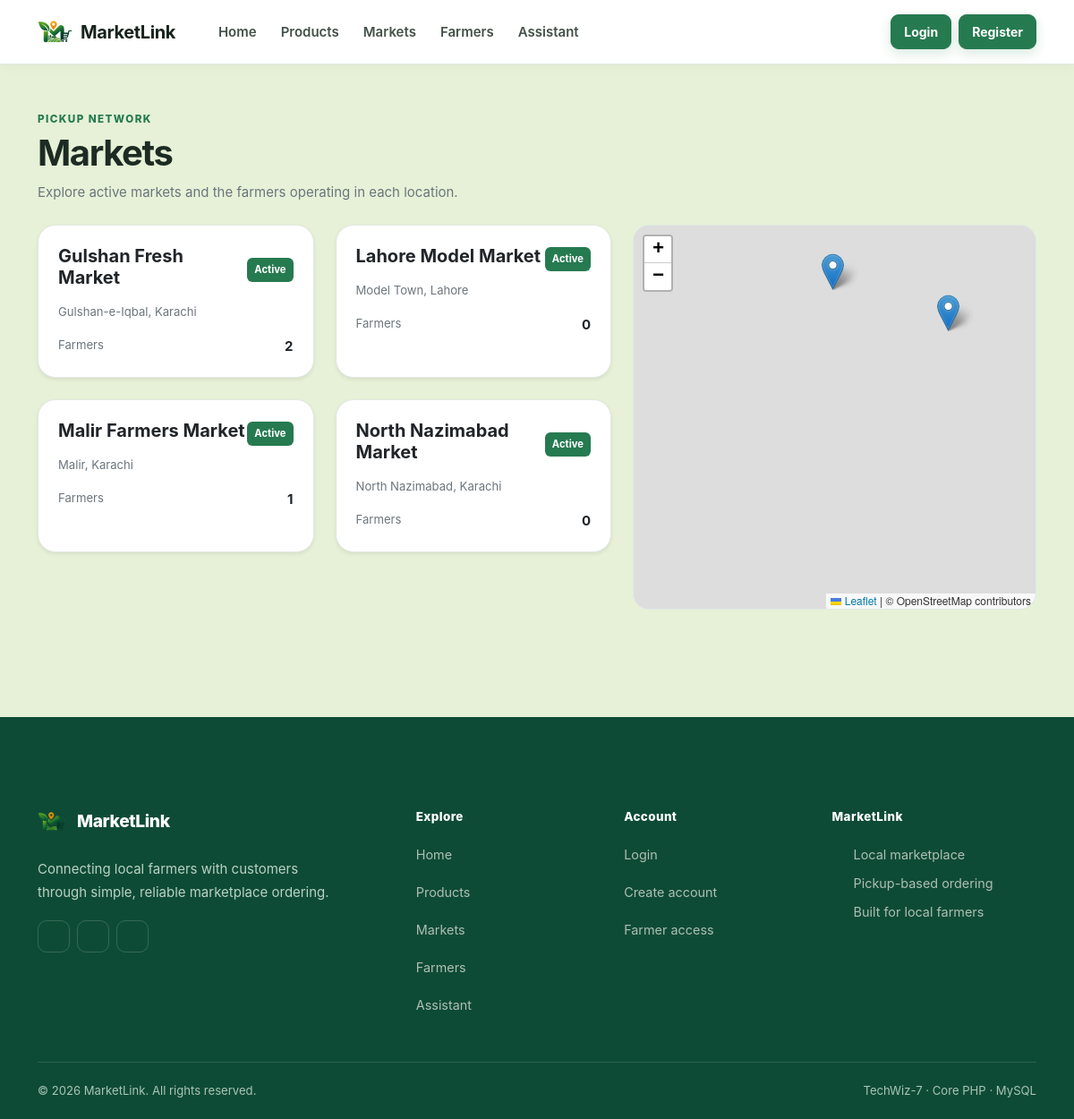
Screenshot of /markets with the database file from the repository.
### tables this page shows
CREATE TABLE `markets` (
  `id` int(10) UNSIGNED NOT NULL,
  `name` varchar(120) NOT NULL,
  `address` varchar(255) NOT NULL,
  `latitude` decimal(10,7) NOT NULL,
  `longitude` decimal(10,7) NOT NULL,
  `status` enum('active','inactive') NOT NULL DEFAULT 'active',
  `created_at` timestamp NOT NULL DEFAULT current_timestamp()
);

### app/Controllers/PublicController.php (called while the page is built, shortened)
<?php
class PublicController
{
    public function markets(): void
    {
        $markets = db()->query("SELECT m.*, COUNT(DISTINCT u.id) farmer_count FROM markets m LEFT JOIN users u ON u.market_id=m.id AND u.role='farmer' AND u.approval_status='approved' WHERE m.status='active' GROUP BY m.id ORDER BY m.name")->fetchAll();
        require __DIR__ . '/../Views/layouts/header.php';
        require __DIR__ . '/../Views/public/markets.php';
        require __DIR__ . '/../Views/layouts/footer.php';
    }
}

### index.php (called while the page is built, shortened)
<?php
require_once __DIR__ . '/app/Support/Router.php';
$router = new \App\Support\Router(require __DIR__ . '/routes/web.php');
$router->dispatch($_SERVER['REQUEST_METHOD'] ?? 'GET', $_SERVER['REQUEST_URI'] ?? '/');

### app/Support/db.php (called while the page is built, shortened)
<?php
function db(): PDO {
    static $pdo = null;
    if ($pdo === null) {
        $dsn = 'mysql:host=' . DB_HOST . ';dbname=' . DB_NAME . ';charset=utf8mb4';
        $pdo = new PDO($dsn, DB_USER, DB_PASS, [PDO::ATTR_ERRMODE=>PDO::ERRMODE_EXCEPTION, PDO::ATTR_DEFAULT_FETCH_MODE=>PDO::FETCH_ASSOC, PDO::ATTR_EMULATE_PREPARES=>false]);
    }
    return $pdo;
}

### app/Views/public/markets.php (the view, shortened to what this page needs)
<div class="container py-5">
    <div class="mb-4"><span class="eyebrow">Pickup network</span>
        <h1 class="fw-bold">Markets</h1>
        <p class="text-secondary">Explore active markets and the farmers operating in each location.</p>
    </div>
    <div class="row g-4">
        <div class="col-lg-7">
            <div class="row g-4"><?php foreach ($markets as $m): ?><div class="col-md-6">
                        <div class="card h-100 border-0 shadow-sm">
                            <div class="card-body">
                                <div class="d-flex justify-content-between align-items-center">
                                    <h5 class="fw-bold"><?= e($m['name']) ?></h5><span class="badge text-bg-success p-2">Active</span>
                                </div>
                                <p class="text-secondary small mt-2 mb-3"><?= e($m['address']) ?></p>
                                <div class="d-flex justify-content-between"><span class="small text-secondary">Farmers</span><strong><?= (int)$m['farmer_count'] ?></strong></div>
                            </div>
                        </div>
                    </div><?php endforeach; ?></div>
        </div>
        <div class="col-lg-5">
             <div class="map-wrapper">
                        <div id="marketMap" class="map-large">
                        </div>
        </div>
    </div>
</div>
</div>

### app/Support/Router.php (shortened to what this page needs)
<?php
class Router {
    public function dispatch(string $method, string $uri): void {
        $path = parse_url($uri, PHP_URL_PATH) ?: '/';
        foreach ($this->routes as [$m,$route,$handler]) {
            if ($m === $method && $route === $path) { [$class,$action]=$handler; (new $class())->$action(); return; }
        }
    }
}

### assets/css/style.css (style rules this page uses)
:root { --green-950: #123b2a; --green-900: #174b34; --green-800: #1d6545; --green-700: #267a50; --green-600: #2f8b5c; --green-100: #e8f5ed; --green-50: #f4faf6; --ink: #17231d; --muted: #6b776f; --line: #e2e9e4; --paper: #ffffff; --page: #71af1a2c; --warning: #a66a00; --danger: #b42318; --radius: 14px; --radius-lg: 20px; --shadow: 0 8px 24px rgba(25, 55, 39, .07); --shadow-hover: 0 16px 36px rgba(25, 55, 39, .11); }
* { box-sizing: border-box; }
html { scroll-behavior: smooth; }
body { margin: 0; background: var(--page); color: var(--ink); font-family: Inter, ui-sans-serif, -apple-system, BlinkMacSystemFont, "Segoe UI", sans-serif; font-size: 15px; line-height: 1.6; -webkit-font-smoothing: antialiased; }
.hero-card, .card, .stat-card, .stat-mini, .info-box { background: var(--paper); border: 1px solid var(--line) !important; border-radius: var(--radius-lg) !important; }
.card, .stat-card { box-shadow: var(--shadow); }
.card-body { padding: 22px; }
.eyebrow { display: inline-block; margin-bottom: 7px; color: var(--green-700); font-size: .73rem; line-height: 1; text-transform: uppercase; letter-spacing: .12em; font-weight: 800; }
.badge.text-bg-success { background: var(--green-700) !important; }
.map-large, .map-small, .map-tall { border: 1px solid var(--line); background: #e8eee9; overflow: hidden; }
.map-large { height: 430px; border-radius: 18px; }
.container > h1, .container h1 { letter-spacing: -.035em; color: #1d2b23; }

### rows the page displays
markets: name "Gulshan Fresh Market", address "Gulshan-e-Iqbal, Karachi", farmer_count "2"
markets: name "Lahore Model Market", address "Model Town, Lahore", farmer_count "0"
markets: name "Malir Farmers Market", address "Malir, Karachi", farmer_count "1"
markets: name "North Nazimabad Market", address "North Nazimabad, Karachi", farmer_count "0"
